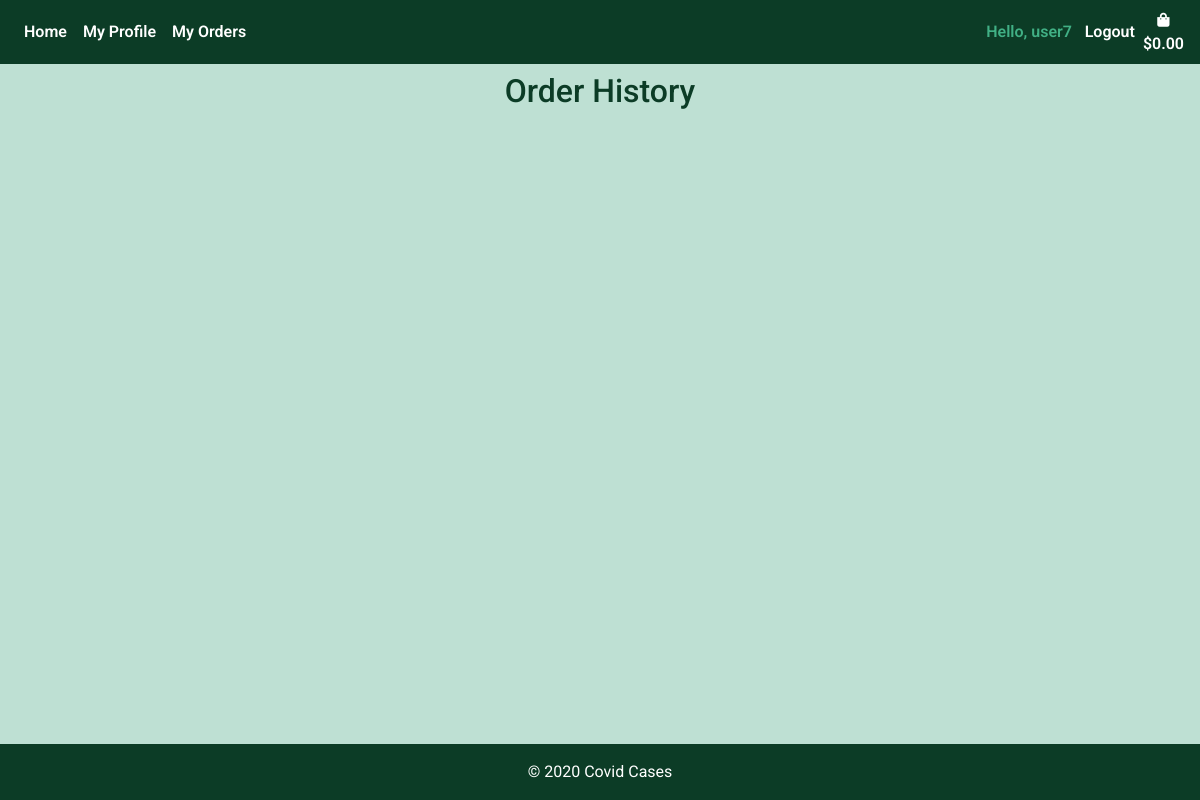
Page /bag/order_history/ (signed in) on the earlier database version.
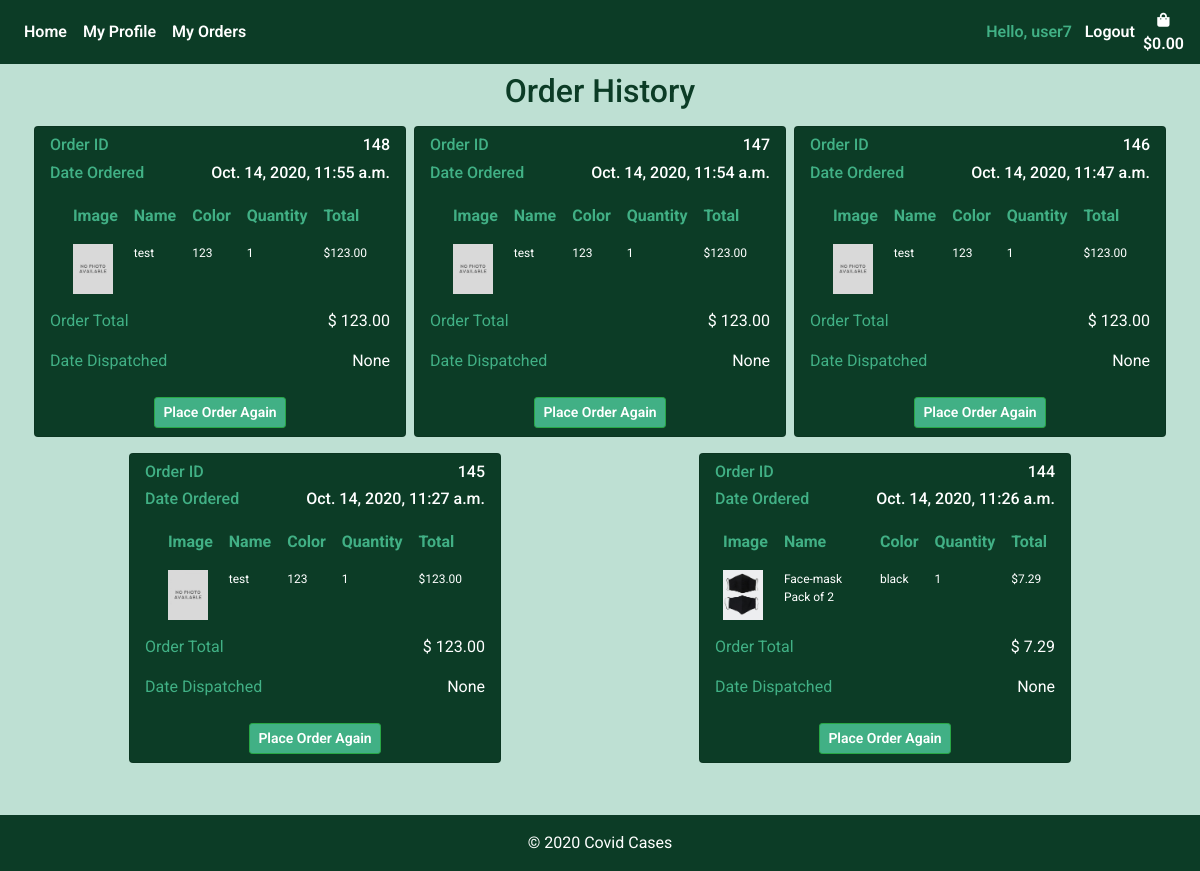
Same page on the later database version.
### shopping_bag/models.py (models this page shows)
class Order(models.Model):
    customer_profile = models.ForeignKey(Customer, on_delete=models.SET_NULL, null=True, blank=True)
    stripe_pid = models.CharField(max_length=settings.CONST_PROFILE_ATTR, null=False, blank=False, default='')
    ordered_date = models.DateTimeField(auto_now_add=True)
    order_total = models.DecimalField(max_digits=6, decimal_places=2, null=True)
    order_confirmed = models.BooleanField(default=False)
    date_dispatched = models.DateTimeField(null=True)

class OrderItem(models.Model):
    item = models.ForeignKey(Product, on_delete=models.CASCADE)
    order = models.ForeignKey(Order, on_delete=models.CASCADE)
    quantity = models.IntegerField(null=True , editable=True, default=0)
    def line_total(self):
        return self.quantity * self.item.price

### products/models.py (models this page shows, shortened)
class Product(models.Model):
    product_name = models.CharField(max_length=settings.CONST_PROFILE_ATTR)
    color = models.CharField(max_length=settings.CONST_PROFILE_ATTR)
    price = models.DecimalField(max_digits=6, decimal_places=2)
    image = ResizedImageField(size=[400, 500], crop=['middle', 'center'],quality=100, upload_to='', default='noimage.jpeg')
    image_2 = ResizedImageField(size=[400, 500], crop=['middle', 'center'],quality=100, upload_to='', default='noimage.jpeg', null=True)
    number_in_stock = models.IntegerField(null=True , editable=True, default=0)
    is_active = models.BooleanField(default=True, null=True)
    created_by = models.CharField(max_length=settings.CONST_PROFILE_ATTR, null=True)
    created_date = models.TimeField(auto_now_add=True, null=True)
    supplier = models.ForeignKey(Supplier, on_delete=models.CASCADE, null=True)
    is_deleted = models.BooleanField(default=False, null=True)

### shopping_bag/views.py (the view)
# urls.py: path("order_history/", views.order_history, name="order_history"),
@login_required
def order_history(request):
    customer = Customer.objects.filter(email=request.user.email).first()
    all_orders = Order.objects.filter(customer_profile=customer).order_by("-ordered_date")
    customers_orders = []
    for item in all_orders:
        order_items = OrderItem.objects.filter(order=item.id)
        customers_order = {
            "order": item,
            "order_items": list(order_items),
        }
        customers_orders.append(customers_order)
    context = {
        "customer": customer,
        "customers_order": customers_orders,
    }
    return render(request, "shopping_bag/order_history.html", context)

### shopping_bag/templates/shopping_bag/order_history.html (shortened to what this page needs)
{% extends 'base.html'%}
{% load static %}
{% load tz %}
{% block content %}
<div class="container">
    <h2 class="text-center mt-2">Order History</h2>
    <div class="row">
        {% for order in customers_order %}
        {% if order.order_items %}
        <div class="card col-sm-12 col-md-6 col-lg-4 col-xl-4 mt-2 mb-2 mx-auto" style="max-width:23.25rem;">
                    <h6 class="mt-2"><span class="order-confirmed-label">Order ID </span> <span class="float-right">{{ order.order.id }}</span></h6>
                    {% localtime on %}
                    <h6><span class="order-confirmed-label">Date Ordered</span> <span class="float-right">{{ order.order.ordered_date }}</span></h6>
                    {% endlocaltime %}
                    <div class="h-100" style=>
                        <table class="table table-borderless order-confirmed-table">
                            <thead>
                                <tr>
                                <th class="" scope="col">Image</th>
                                <th scope="col">Name</th>
                                <th scope="col">Color</th>
                                <th scope="col">Quantity</th>
                                <th scope="col">Total</th>
                                </tr>
                            </thead>
                            <tbody>
                                {% for item in order.order_items %}
                                <tr>
                                <td class="" ><img class="img-fluid" style="max-width: 2.5rem;" src="{{ MEDIA_URL }}{{ item.item.image }}"/></td>
                                <td>{{ item.item.product_name }}</td>
                                <td>{{ item.item.color }}</td>
                                <td>{{ item.quantity }}</td>
                                <td>${{ item.line_total }}</td>
                                </tr>
                                {% endfor %}
                            </tbody>
                        </table>
                        <div class="" style="vertical-align:bottom;">
                            <p><span class="order-confirmed-label">Order Total</span> <span class="float-right">$ {{ order.order.order_total }}</span></p>
                            <p><span class="order-confirmed-label">Date Dispatched</span> <span class="float-right">{{ order.order.date_dispatched }}</span></p>
                            <div class="text-center mx-auto">
                                <a class="btn btn-success btn-sm m-2" href="{% url 'place_order_again' order.order.id %}">Place Order Again</a>
                            </div>
                        </div>
                    </div>
        </div>
        {% endif %}
        {% endfor %}
    </div>
</div>
{% endblock %}

Differences in the rows shown:
added Order: order.id "148", order.ordered_date "Oct. 14, 2020, 11:55 a.m.", order.order_total "123.00", order.date_dispatched "None"
added OrderItem: item.image (placeholder picture), item.product_name "test", item.color "123", quantity "1", line_total "123.00", shown under "148"
added Order: order.id "147", order.ordered_date "Oct. 14, 2020, 11:54 a.m.", order.order_total "123.00", order.date_dispatched "None"
added OrderItem: item.image (placeholder picture), item.product_name "test", item.color "123", quantity "1", line_total "123.00", shown under "147"
added Order: order.id "146", order.ordered_date "Oct. 14, 2020, 11:47 a.m.", order.order_total "123.00", order.date_dispatched "None"
added OrderItem: item.image (placeholder picture), item.product_name "test", item.color "123", quantity "1", line_total "123.00", shown under "146"
added Order: order.id "145", order.ordered_date "Oct. 14, 2020, 11:27 a.m.", order.order_total "123.00", order.date_dispatched "None"
added OrderItem: item.image (placeholder picture), item.product_name "test", item.color "123", quantity "1", line_total "123.00", shown under "145"
added Order: order.id "144", order.ordered_date "Oct. 14, 2020, 11:26 a.m.", order.order_total "7.29", order.date_dispatched "None"
added OrderItem: item.image (picture), item.product_name "Face-mask Pack of 2", item.color "black", quantity "1", line_total "7.29", shown under "144"
